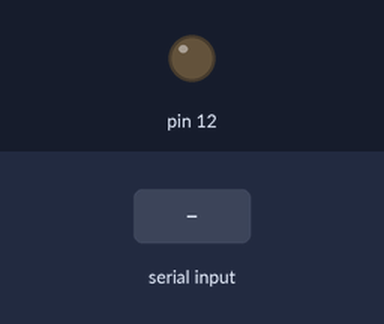
This sketch was run on a simulated Arduino Uno, built with avr-gcc and run on an emulated ATmega328P. Shown: output pins drawn as LEDs (lit = HIGH). The test bench sets the inputs (shaded band).

Above: at 1.2 s.
1.3 s: "1" received over Serial
At 2.1 s:
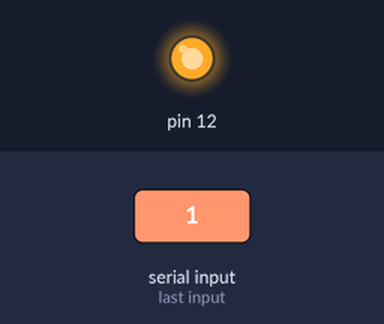
2.8 s: "0" received over Serial
At 3.2 s:
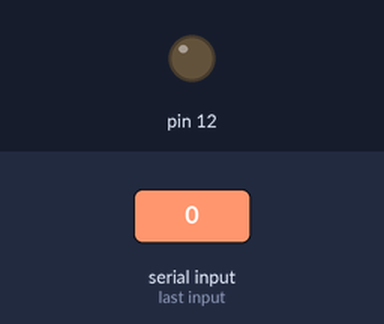
Timing chart, 0 to 5.8 s (numbered marks = the images above; inputs shaded):
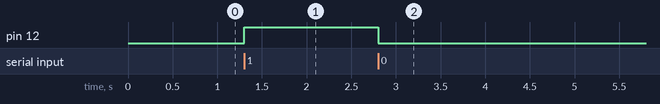

Measured:
- after the input at 1.3 s, pin 12: LOW → HIGH at once
- after the input at 2.8 s, pin 12: HIGH → LOW at once

The sketch:

LIGHTBULBWORKINGSCRIPT2.ino
```cpp
void setup() {
Serial.begin(57600);
pinMode(12, OUTPUT);
}

void loop() {
 if(Serial.available() > 0)
 {
  char incoming = Serial.read();
  if(incoming == '1')
  {
    digitalWrite(12, HIGH);
  }
  else if(incoming == '0')
  {
    digitalWrite(12, LOW);
  }
 }
}
```
